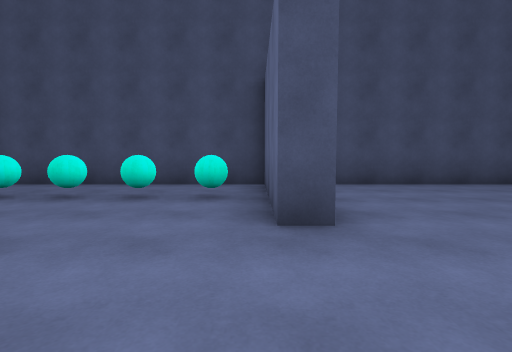
view 1 (above)

16 first-person views from a walk through a scene from a Unity 3-D project. The camera is 1.2 m above the floor, tilts 4° down and sees 85° across. The floor is counted in squares, 2 m on a side. Each view is taken from the middle of a square. On the plan, view 1 faces up. The plan holds only what a view shows up to about 9 squares ahead; the rest is blank. The place goes on beyond the plan. The player character is not drawn.

view 2
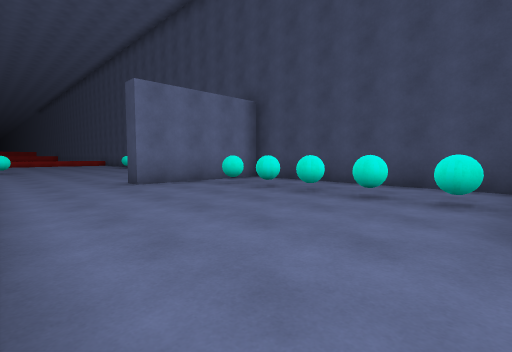

view 3
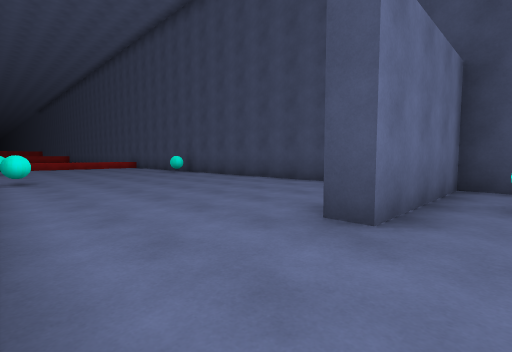

view 4
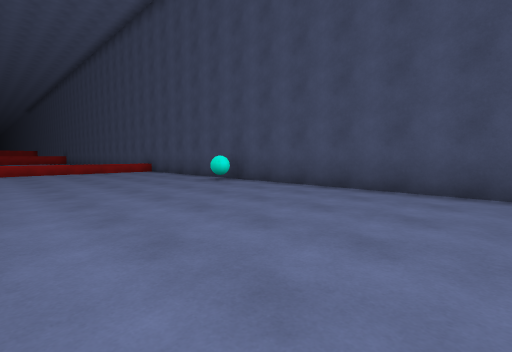

view 5
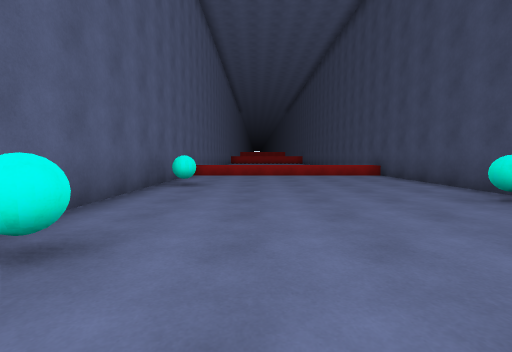

view 6
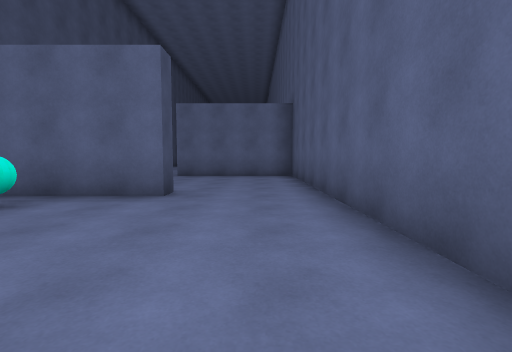

view 7
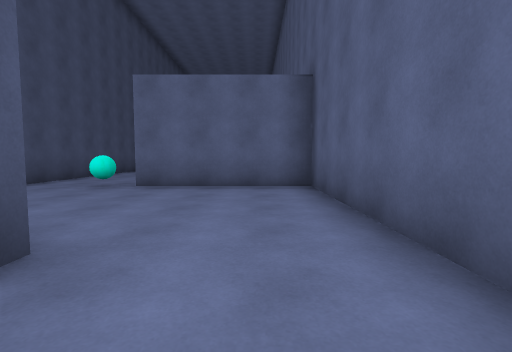

view 8
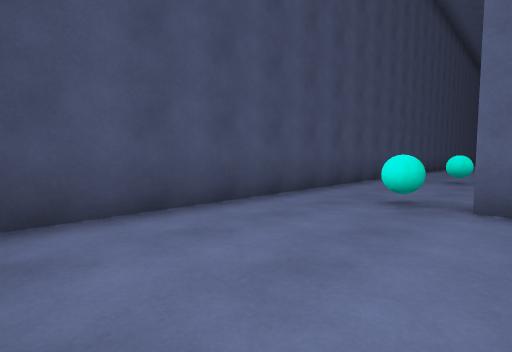

view 9
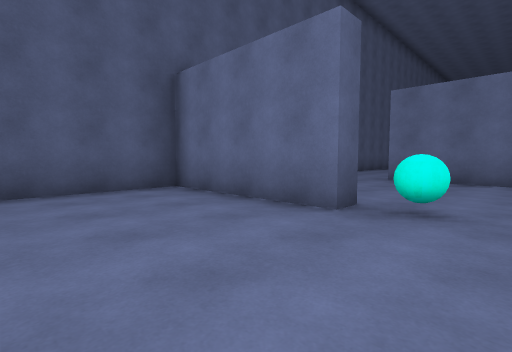

view 10
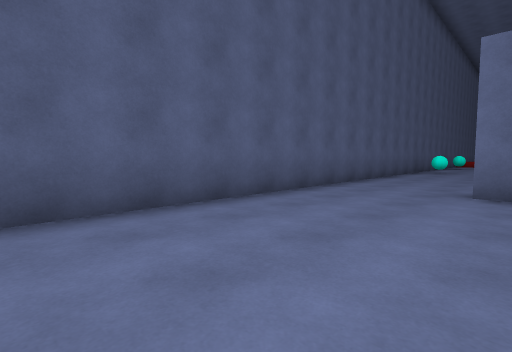

view 11
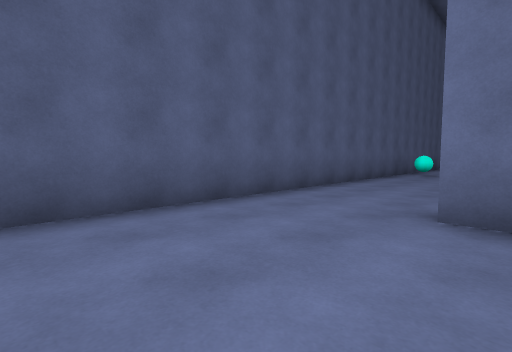

view 12
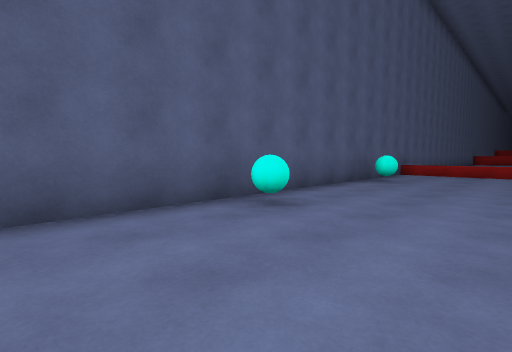

view 13
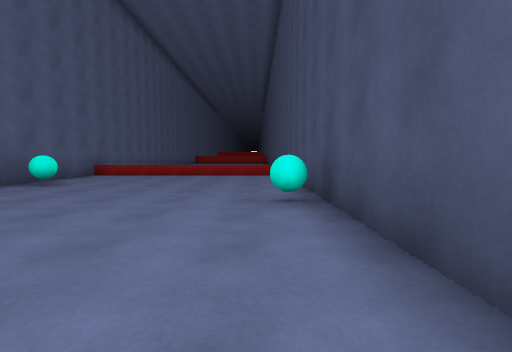

view 14
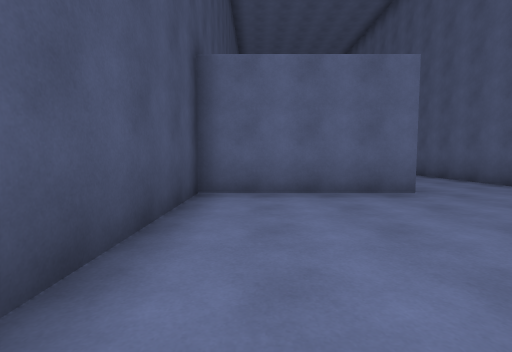

view 15
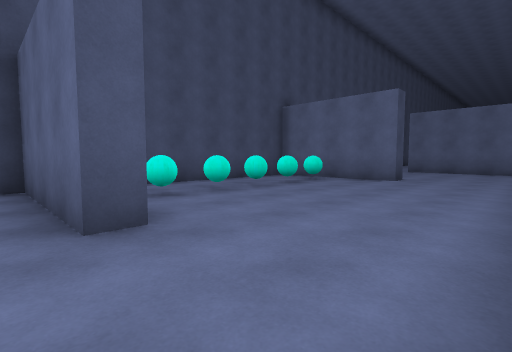

view 16
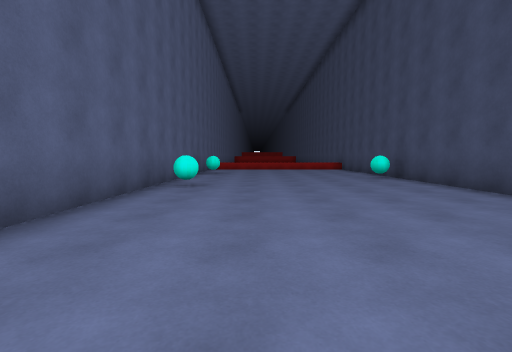

### Floor plan
Key: @ floor where view 1 was taken; # wall or solid block; . floor; ^ raised ledge; B cyan ball.
Columns run from 20 left of view 1 to 8 right of it. Each row starts with its distance up from view 1.
  6 #############################
  5 ^....B........#.....#........
  4 ^.............#BBBBB#....B..B
  3 ^.............#.....#....#...
  2 ^........................#...
  1 ^......B.................#...
  0 #..B................@....#...
 -1 #############################

Where each view was taken, in squares from view 1:
view 1: 0 up, 0 right, facing up
view 2: 0 up, 0 right, facing up-left
view 3: 0 up, 5 left, facing up-left
view 4: 1 up, 9 left, facing up-left
view 5: 2 up, 11 left, facing left
view 6: 1 up, 4 left, facing right
view 7: 1 up, 1 left, facing right
view 8: 3 up, 1 right, facing up-right
view 9: 5 up, 8 right, facing down-left
view 10: 3 up, 1 left, facing down-left
view 11: 3 up, 3 left, facing down-left
view 12: 3 up, 10 left, facing down-left
view 13: 5 up, 11 left, facing left
view 14: 5 up, 11 left, facing right
view 15: 0 up, 7 left, facing up-right
view 16: 2 up, 7 left, facing left
